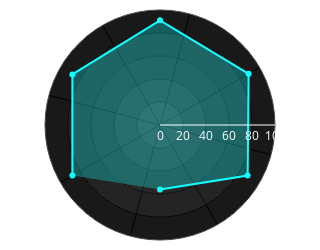

This figure's notebook cell:
### Code cell
import plotly.graph_objects as go

values = [20, 20, 20, 20, 20]
# bgcolors = [
#   'rgba(0, 180, 216, 1)',
#   'rgba(0, 150, 199, 1)',
#   'rgba(0, 119, 182, 1)',
#   'rgba(2, 62, 138, 1)',
#   'rgba(3, 4, 94, 1)',
# ]
bgcolors = [
  'rgba(37,37,37, 0.9)',
  'rgba(28,25,25, 0.9)',
  'rgba(17,17,17, 0.9)',
  'rgba(13,13,13, 0.9)',
  'rgba(0,0,0, 0.9)',
]

slices=len(r_values)
fields=[100]*slices
circle_split = [360/slices]*(slices)
theta= 0
thetas=[0]
for t in circle_split:
    theta=theta+t
    thetas.append(theta)
thetas

fig = go.Figure()

for t in range(0, len(bgcolors)):
    fig.add_trace(go.Barpolar(
        r=[values[t]],
        width=360,
        hoverinfo='skip',
        marker_color=[bgcolors[t]],
        opacity=1,
        name = 'Range ' + str(t+1),
        showlegend=False,
    ))
    t=t+1

fig.add_trace(go.Scatterpolar(
       text = categories,
        r = r_values,
        showlegend=False,
        hovertemplate='%{text} : %{r}<extra></extra>',
        fill='toself',
        fillcolor='rgba(19, 255, 255, 0.3)',
        marker = dict(
          color = 'rgba(19, 255, 255, 1)',
          size = 6,
        ),
      ))

fig.update_layout(
    template=None,
    paper_bgcolor = 'rgba(255, 255, 255, 0)',
    autosize=False,
    width=250,
    height=250,
    margin = dict(
      l=10, r=10, t=10, b=10,
    ),
    hoverlabel = dict(
      bgcolor = 'white',
      font_size=16,
      font = dict(color='black')
    ),
    polar = dict(
        radialaxis = dict(
          color = 'white',
          gridwidth=0,
          range=[0, 100],
          visible=True,
          showticklabels=True,
          ticks='', gridcolor = "black"
        ),
      angularaxis = dict(
        gridwidth=0,
        # type='category',
        showticklabels=False, ticks='',
        rotation=210,
        direction = "clockwise",
        gridcolor = "black"
      )
    )
  )

fig.update_yaxes(showline=True, linewidth=2, linecolor='white')
fig.show()

### Figure 1 — Plotly figure (JSON) as saved in the notebook; plotly's stock layout.template omitted (floating-point values rounded to 4 significant figures)
{"data": [{"hoverinfo": "skip", "marker": {"color": ["rgba(37,37,37, 0.9)"]}, "name": "Range 1", "opacity": 1, "r": [20], "showlegend": false, "type": "barpolar", "width": 360}, {"hoverinfo": "skip", "marker": {"color": ["rgba(28,25,25, 0.9)"]}, "name": "Range 2", "opacity": 1, "r": [20], "showlegend": false, "type": "barpolar", "width": 360}, {"hoverinfo": "skip", "marker": {"color": ["rgba(17,17,17, 0.9)"]}, "name": "Range 3", "opacity": 1, "r": [20], "showlegend": false, "type": "barpolar", "width": 360}, {"hoverinfo": "skip", "marker": {"color": ["rgba(13,13,13, 0.9)"]}, "name": "Range 4", "opacity": 1, "r": [20], "showlegend": false, "type": "barpolar", "width": 360}, {"hoverinfo": "skip", "marker": {"color": ["rgba(0,0,0, 0.9)"]}, "name": "Range 5", "opacity": 1, "r": [20], "showlegend": false, "type": "barpolar", "width": 360}, {"fill": "toself", "fillcolor": "rgba(19, 255, 255, 0.3)", "hovertemplate": "%{text} : %{r}<extra></extra>", "marker": {"color": "rgba(19, 255, 255, 1)", "size": 6}, "r": [88, 88, 91, 89, 88, 56], "showlegend": false, "text": ["GK Diving", "GK Handling", "GK Kicking", "GK Positioning", "GK Reflexes", "GK Speed"], "type": "scatterpolar"}], "layout": {"autosize": false, "height": 250, "hoverlabel": {"bgcolor": "white", "font": {"color": "black", "size": 16}}, "margin": {"b": 10, "l": 10, "r": 10, "t": 10}, "paper_bgcolor": "rgba(255, 255, 255, 0)", "polar": {"angularaxis": {"direction": "clockwise", "gridcolor": "black", "gridwidth": 0, "rotation": -150, "showticklabels": false, "ticks": ""}, "radialaxis": {"color": "white", "gridcolor": "black", "gridwidth": 0, "range": [0, 100], "showticklabels": true, "ticks": "", "visible": true}}, "width": 250, "yaxis": {"linecolor": "white", "linewidth": 2, "showline": true}}}
